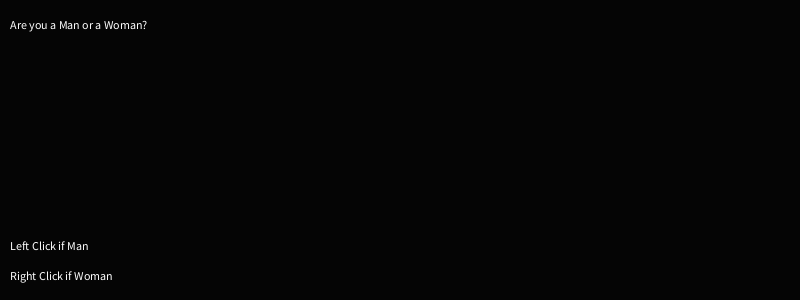
Frame 1 (no input)
Frame 60 (the mouse pressed at the canvas centre just before this capture): identical to frame 1, image omitted
Frame 120 (the mouse held since frame 60 and released just before this capture): identical to frame 1, image omitted

The Processing sketch that drew this single still picture (run headless with seeded random() and noise(); from frame 60 on, the mouse is pressed at the canvas centre):

// Processing sketch: processing_93814
// ── processing_93814.pde

int page = 1;
 
 
///////////////////////////SETUP
void setup()
{
  ///////////////////////Window
  size(800,300);
   
}
 
///////////////////////////DRAW
void draw()
{
   
  if (page == 1)
  {pageOne();}
  else if (page == 2)
  {pageTwo();}
  else if (page == 3)
  {pageThree();}
  else if (page == 4)
  {pageFour();}
  else if (page == 5)
  {pageFive();}
  else if (page == 6)
  {pageSix();}
  else if (page == 7)
  {pageSeven();}
  else if (page == 8)
  {pageEight();}
  else if (page == 9)
  {pageNine();}
  else if (page == 10)
  {pageTen();}
  else if (page == 11)
  {pageEleven();}
  else if (page == 12)
  {pageTwelve();}
  else if (page == 13)
  {pageThirteen();}
  else if (page == 14)
  {pageFourteen();}
  else if (page == 15)
  {pageFifteen();}
  else if (page == 16)
  {pageSixteen();}
  else if (page == 17)
  {pageSeventeen();}
  else if (page == 18)
  {pageEightteen();}
  else if (page == 19)
  {pageNineteen();}
  else if (page == 20)
  {pageTwenty();}
  else if (page == 21)
  {pageTwentyOne();}
  else if (page == 22)
  {pageTwentyTwo();}
  else if (page == 23)
  {pageTwentyThree();}
  else if (page == 24)
  {pageTwentyFour();}
  else if (page == 25)
  {pageTwentyFive();}
  else if (page == 26)
  {pageTwentySix();}
  else if (page == 27)
  {pageTwentySeven();}
  else if (page == 28)
  {pageTwentyEight();}
  else if (page == 29)
  {pageTwentyNine();}
  else if (page == 30)
  {pageThirty();}
  else if (page == 31)
  {pageThirtyOne();}
  else if (page == 32)
  {pageThirtyTwo();}
  else if (page == 33)
  {pageThirtyThree();}
  else if (page == 34)
  {pageThirtyFour();}
  else if (page == 35)
  {pageThirtyFive();}
  else if (page == 36)
  {pageThirtySix();}
  else if (page == 37)
  {pageThirtySeven();}
  else if (page == 38)
  {pageThirtyEight();}
  else if (page == 39)
  {pageThirtyNine();}
  else if (page == 40)
  {pageFourty();}
  else if (page == 41)
  {pageFourtyOne();}
  else if (page == 42)
  {pageFourtyTwo();}
  else if (page == 43)
  {pageFourtyThree();}
  else if (page == 44)
  {pageFourtyFour();}
  else if (page == 45)
  {pageFourtyFive();}
  else if (page == 46)
  {pageFourtySix();}
  else if (page == 47)
  {pageFourtySeven();}
  else if (page == 48)
  {pageFourtyEight();}
  else if (page == 49)
  {pageFourtyNine();}
  else if (page == 50)
  {pageFifty();}
  else if (page == 51)
  {pageFiftyOne();}
  else if (page == 52)
  {pageFiftyTwo();}
  else if (page == 53)
  {pageFiftyThree();}
  else if (page == 54)
  {pageFiftyFour();}
  else if (page == 55)
  {pageFiftyFive();}
  else if (page == 56)
  {pageFiftySix();}
  else if (page == 57)
  {pageFiftySeven();}
  else if (page == 58)
  {pageFiftyEight();}
  else if (page == 59)
  {pageFiftyNine();}
  else if (page == 60)
  {pageSixty();}
  else if (page == 61)
  {pageSixtyOne();}
  else if (page == 62)
  {pageSixtyTwo();}
}
 
 
///////////////////////////LEFT AND RIGHT MOUSE CLICK
void mouseClicked()
{
  ////////////////////////////////////////////1 - Man Or Woman///////////////////////////////////////////////////////
  if (page == 1)
  {
    if((mouseButton == LEFT)== true)
    {
      page = 2;//Man
    }
    else if((mouseButton == RIGHT) == true)
    {
      page = 2; //Woman
    }
  }
  ///////////////////////////////////////////////////////////////////////////////////////////////////////
   
   
  //////////////////////////////////////////////2 - You are shaking///////////////////////////////////////////////////
  else if (page == 2)
  {
    if((mouseButton == LEFT)== true)
    {
      page = 3;//Go to Pool
    }
    else if((mouseButton == RIGHT) == true)
    {
      page = 4;//Go to Doorway
    }
  }
  ///////////////////////////////////////////////////////////////////////////////////////////////////////
   
   
  //////////////////////////////////////////////3 - Go to Pool///////////////////////////////////////////////////
  else if (page == 3)
  {
    if((mouseButton == LEFT)== true)
    {
      page = 5;//Pull Flashlight out
    }
    else if((mouseButton == RIGHT) == true)
    {
      page = 4;//Go to Doorway
    }
  }
 ///////////////////////////////////////////////////////////////////////////////////////////////////////
   
   
  //////////////////////////////////////////////4 - Go to Doorway ///////////////////////////////////////////////////
  else if (page == 4)
  {
    if((mouseButton == LEFT)== true)
    {
      page = 26;//Non-Lit Doorway
    }
    else if((mouseButton == RIGHT) == true)
    {
      page = 40;//Lit Doorway
    }
  }
 ///////////////////////////////////////////////////////////////////////////////////////////////////////
   
   
  //////////////////////////////////////////////5 - Pull Flashlight Out ///////////////////////////////////////////////////
  else if (page == 5)
  {
    if((mouseButton == LEFT)== true)
    {
      page = 6;//Go In Water
    }
    else if((mouseButton == RIGHT) == true)
    {
      page = 4;//Lit Doorway
    }
  }
  ///////////////////////////////////////////////////////////////////////////////////////////////////////
   
   
  //////////////////////////////////////////////6 - In Water ///////////////////////////////////////////////////
  else if (page == 6)
  {
    if((mouseButton == LEFT)== true)
    {
      page = 7;//Pull Body Out
    }
    else if((mouseButton == RIGHT) == true)
    {
      page = 4;//Go back to Doorway
    }
  }
  ///////////////////////////////////////////////////////////////////////////////////////////////////////
   
   
  //////////////////////////////////////////////7 - Its Clark ///////////////////////////////////////////////////
  else if (page == 7)
  {
    if((mouseButton == LEFT)== true)
    {
      page = 8;//Search Body
    }
    else if((mouseButton == RIGHT) == true)
    {
      page = 4;//Go back to Doorway
    }
  }
  ///////////////////////////////////////////////////////////////////////////////////////////////////////
   
   
  //////////////////////////////////////////////8 - Searched Clark ///////////////////////////////////////////////////
  else if (page == 8)
  {
    if((mouseButton == LEFT)== true)
    {
      page = 9;//Go Back in Water
    }
    else if((mouseButton == RIGHT) == true)
    {
      page = 4;//Go back to Doorway
    }
  }
  ///////////////////////////////////////////////////////////////////////////////////////////////////////
   
   
  //////////////////////////////////////////////9 - In Water Again ///////////////////////////////////////////////////
  else if (page == 9)
  {
    if((mouseButton == LEFT)== true)
    {
      page = 11;//Left To Turn on Flashlight in Water
    }
    else if((mouseButton == RIGHT) == true)
    {
      page = 10;//Keep Swimming Blindly
    }
  }
  ///////////////////////////////////////////////////////////////////////////////////////////////////////
   
   
  //////////////////////////////////////////////10 - Swim Blindly ///////////////////////////////////////////////////
  //////////////////////////////////////////////YOU ARE DEAD GAME OVER ///////////////////////////////////////////////////
  else if (page == 10)
  {
    if((mouseButton == LEFT)== true)
    {
      page = 1;//RESTART ANY BUTTON
    }
    else if((mouseButton == RIGHT) == true)
    {
      page = 1;//RESTART ANY BUTTON
    }
  }
  ///////////////////////////////////////////////////////////////////////////////////////////////////////
   
   
  //////////////////////////////////////////////11 - Flash Light On ///////////////////////////////////////////////////
  else if (page == 11)
  {
    if((mouseButton == LEFT)== true)
    {
      page = 12;//GO DOWN SUN HALLWAY
    }
    else if((mouseButton == RIGHT) == true)
    {
      page = 13;//GO DOWN FISH HALLWAY
    }
  }
  ///////////////////////////////////////////////////////////////////////////////////////////////////////
   
   
  //////////////////////////////////////////////12 - SUN HALL 1 ///////////////////////////////////////////////////
  else if (page == 12)
  {
    if((mouseButton == LEFT)== true)
    {
      page = 14;//Swim Towards
    }
    else if((mouseButton == RIGHT) == true)
    {
      page = 13;//GO DOWN FISH HALLWAY
    }
  }
  ///////////////////////////////////////////////////////////////////////////////////////////////////////
   
   
  //////////////////////////////////////////////13 - GO BACK TO FISH HALL ///////////////////////////////////////////////////
  //////////////////////////////////////////////YOU ARE DEAD GAME OVER ///////////////////////////////////////////////////
  else if (page == 13)
  {
    if((mouseButton == LEFT)== true)
    {
      page = 61;//RESTART
    }
    else if((mouseButton == RIGHT) == true)
    {
      page = 62;//RESTART
    }
  }
  //////////////////////////////////////////////14 - SUN HALL 2 ///////////////////////////////////////////////////
  
  else if (page == 14)
  {
    if((mouseButton == LEFT)== true)
    {
      page = 15;//STAIRS
    }
    else if((mouseButton == RIGHT) == true)
    {
      page = 13;//FISH HALLWAY
    }
  }
  //////////////////////////////////////////////15 - STAIRS ///////////////////////////////////////////////////
  
  else if (page == 15)
  {
    if((mouseButton == LEFT)== true)
    {
      page = 16;//BREACH SURFACE
    }
    else if((mouseButton == RIGHT) == true)
    {
      page = 13;//FISH HALLWAY
    }
  }
  //////////////////////////////////////////////16 - BREACH SURFACE///////////////////////////////////////////////////
  
  else if (page == 16)
  {
    if((mouseButton == LEFT)== true)
    {
      page = 17;//Doorway
    }
    else if((mouseButton == RIGHT) == true)
    {
      page = 18;//Window
    }
  }
  //////////////////////////////////////////////17 - DOORWAY///////////////////////////////////////////////////
  
  else if (page == 17)
  {
    if((mouseButton == LEFT)== true)
    {
      page = 19;//Stay Still
    }
    else if((mouseButton == RIGHT) == true)
    {
      page = 18;//Window
    }
  }

  //////////////////////////////////////////////19 - Stay Still///////////////////////////////////////////////////
  
  else if (page == 19)
  {
    if((mouseButton == LEFT)== true)
    {
      page = 20;//Familiar Voice
    }
    else if((mouseButton == RIGHT) == true)
    {
      page = 18;//Window
    }
  }
  //////////////////////////////////////////////20 - Familiar Voice///////////////////////////////////////////////////
  //////////////////////////////////////////////YOU ARE DEAD GAME OVER ///////////////////////////////////////////////////
  else if (page == 20)
  {
    if((mouseButton == LEFT)== true)
    {
      page = 1;//RESTART
    }
    else if((mouseButton == RIGHT) == true)
    {
      page = 1;//RESTART
    }
  }
  //////////////////////////////////////////////18 - WINDOW///////////////////////////////////////////////////
  
  else if (page == 18)
  {
    if((mouseButton == LEFT)== true)
    {
      page = 21;//Listen
    }
    else if((mouseButton == RIGHT) == true)
    {
      page = 24;//Peer Over
    }
  }
  //////////////////////////////////////////////21 - Listen///////////////////////////////////////////////////
  
  else if (page == 21)
  {
    if((mouseButton == LEFT)== true)
    {
      page = 22;//Sneak Away
    }
    else if((mouseButton == RIGHT) == true)
    {
      page = 23;//Take Gun
    }
  }
  //////////////////////////////////////////////22 - Sneak Away///////////////////////////////////////////////////
  //////////////////////////////////////////////YOU ARE DEAD GAME OVER ///////////////////////////////////////////////////
  else if (page == 22)
  {
    if((mouseButton == LEFT)== true)
    {
      page = 1;//RESTART
    }
    else if((mouseButton == RIGHT) == true)
    {
      page = 1;//RESTART
    }
  }
  //////////////////////////////////////////////23 - TAKE GUN///////////////////////////////////////////////////
  //////////////////////////////////////////////YOU WIN THE GAME///////////////////////////////////////////////////
  else if (page == 23)
  {
    if((mouseButton == LEFT)== true)
    {
      page = 1;//RESTART
    }
    else if((mouseButton == RIGHT) == true)
    {
      page = 1;//RESTART
    }
  }
  //////////////////////////////////////////////24 - Peer Over///////////////////////////////////////////////////
  
  else if (page == 24)
  {
    if((mouseButton == LEFT)== true)
    {
      page = 25;//KILL WOMAN
    }
    else if((mouseButton == RIGHT) == true)
    {
      page = 22;//SNEAK AWAY
    }
  }
  //////////////////////////////////////////////25 - KILL WOMAN///////////////////////////////////////////////////
  //////////////////////////////////////////////YOU WIN THE GAME///////////////////////////////////////////////////
  else if (page == 25)
  {
    if((mouseButton == LEFT)== true)
    {
      page = 1;//RESTART
    }
    else if((mouseButton == RIGHT) == true)
    {
      page = 1;//RESTART
    }
  }


//////////////////////////////////////////////26 - Non-Lit Door///////////////////////////////////////////////////
  
  else if (page == 26)
  {
    if((mouseButton == LEFT)== true)
    {
      page = 27;//Keep Going Down Bird Symbol
    }
    else if((mouseButton == RIGHT) == true)
    {
      page = 40;//Lit Door
    }
  }  
  
 //////////////////////////////////////////////27 - Pedastul w/Carcuss ///////////////////////////////////////////////////
  
  else if (page == 27)
  {
    if((mouseButton == LEFT)== true)
    {
      page = 28;//Lef Hallway
    }
    else if((mouseButton == RIGHT) == true)
    {
      page = 40;//Lit Door
    }
  }   
  //////////////////////////////////////////////28 - Hallway of Bones ///////////////////////////////////////////////////
  
  else if (page == 28)
  {
    if((mouseButton == LEFT)== true)
    {
      page = 29;//Lights Ahead
    }
    else if((mouseButton == RIGHT) == true)
    {
      page = 40;//Lit Door
    }
  }  
  //////////////////////////////////////////////29 - Lights Ahead ///////////////////////////////////////////////////
  
  else if (page == 29)
  {
    if((mouseButton == LEFT)== true)
    {
      page = 30;//Grab Pockets
    }
    else if((mouseButton == RIGHT) == true)
    {
      page = 31;//Slide Down
    }
  } 
   //////////////////////////////////////////////31 - DEAD ///////////////////////////////////////////////////
  //////////////////////////////////////////////YOU ARE DEAD GAME OVER ///////////////////////////////////////////////////
  else if (page == 31)
  {
    if((mouseButton == LEFT)== true)
    {
      page = 1;//RESTART
    }
    else if((mouseButton == RIGHT) == true)
    {
      page = 1;//RESTART
    }
  }
  //////////////////////////////////////////////30 - Grab Pockets ///////////////////////////////////////////////////
  
  else if (page == 30)
  {
    if((mouseButton == LEFT)== true)
    {
      page = 32;//Jump From Current Pocket
    }
    else if((mouseButton == RIGHT) == true)
    {
      page = 33;//Climb Up and try other pocket
    }
  } 
  //////////////////////////////////////////////32 - Try and Pull Self Up ///////////////////////////////////////////////////
  
  else if (page == 32)
  {
    if((mouseButton == LEFT)== true)
    {
      page = 34;//try and pull yourself up
    }
    else if((mouseButton == RIGHT) == true)
    {
      page = 35;//Scream
    }
  } 
   //////////////////////////////////////////////34 - Try and Pull Self Up Again ///////////////////////////////////////////////////
   //////////////////////////////////////////////YOU ARE DEAD GAME OVER ///////////////////////////////////////////////////
  else if (page == 34)
  {
    if((mouseButton == LEFT)== true)
    {
      page = 1;//RESTART
    }
    else if((mouseButton == RIGHT) == true)
    {
      page = 1;//RESTART
    }
  } 
  //////////////////////////////////////////////35 - SCREAM ///////////////////////////////////////////////////
  //////////////////////////////////////////////YOU ARE DEAD GAME OVER ///////////////////////////////////////////////////
  else if (page == 35)
  {
    if((mouseButton == LEFT)== true)
    {
      page = 1;//RESTART
    }
    else if((mouseButton == RIGHT) == true)
    {
      page = 1;//RESTART
    }
  } 
  //////////////////////////////////////////////33 - Climbed to the Pocket Above You ///////////////////////////////////////////////////
  
  else if (page == 33)
  {
    if((mouseButton == LEFT)== true)
    {
      page = 37;//Attempt another Climb
    }
    else if((mouseButton == RIGHT) == true)
    {
      page = 36;//Jump from This Pocket
    }
  } 
 //////////////////////////////////////////////36 - Attempt another Climb ///////////////////////////////////////////////////
 //////////////////////////////////////////////YOU ARE DEAD GAME OVER ///////////////////////////////////////////////////
  else if (page == 36)
  {
    if((mouseButton == LEFT)== true)
    {
      page = 1;//RESTART
    }
    else if((mouseButton == RIGHT) == true)
    {
      page = 1;//RESTART
    }
  } 
  //////////////////////////////////////////////37 - JUMP from Second Pocket ///////////////////////////////////////////////////
  
  else if (page == 37)
  {
    if((mouseButton == LEFT)== true)
    {
      page = 38;//Boat Now
    }
    else if((mouseButton == RIGHT) == true)
    {
      page = 39;//Morning
    }
  }
  //////////////////////////////////////////////38 - Boat Now ///////////////////////////////////////////////////
  //////////////////////////////////////////////YOU WIN THE GAME///////////////////////////////////////////////////
  else if (page == 38)
  {
    if((mouseButton == LEFT)== true)
    {
      page = 1;//RESTART
    }
    else if((mouseButton == RIGHT) == true)
    {
      page = 39;//RESTART
    }
  }
  //////////////////////////////////////////////39 - MORNING ///////////////////////////////////////////////////
  //////////////////////////////////////////////YOU ARE DEAD GAME OVER///////////////////////////////////////////////////
  else if (page == 39)
  {
    if((mouseButton == LEFT)== true)
    {
      page = 1;//RESTART
    }
    else if((mouseButton == RIGHT) == true)
    {
      page = 1;//RESTART
    }
  }

  //////////////////////////////////////////////40 - LIT DOOR ///////////////////////////////////////////////////
  
  else if (page == 40)
  {
    if((mouseButton == LEFT)== true)
    {
      page = 41;//Forward
    }
    else if((mouseButton == RIGHT) == true)
    {
      page = 26;//Non Lit Door
    }
  }
  //////////////////////////////////////////////41 - Forward ///////////////////////////////////////////////////
  
  else if (page == 41)
  {
    if((mouseButton == LEFT)== true)
    {
      page = 42;//Leap Gap
    }
    else if((mouseButton == RIGHT) == true)
    {
      page = 26;//Non Lit Door
    }
  }
  //////////////////////////////////////////////42 - Gap Leaped ///////////////////////////////////////////////////
  
  else if (page == 42)
  {
    if((mouseButton == LEFT)== true)
    {
      page = 43;//Hallway
    }
    else if((mouseButton == RIGHT) == true)
    {
      page = 46;//Look Over With Flashlight
    }
  }
  //////////////////////////////////////////////43 - Hallway ///////////////////////////////////////////////////
  
  else if (page == 43)
  {
    if((mouseButton == LEFT)== true)
    {
      page = 44;//Night
    }
    else if((mouseButton == RIGHT) == true)
    {
      page = 45;//Morning
    }
  }
  //////////////////////////////////////////////44 - NIGHT ///////////////////////////////////////////////////
  //////////////////////////////////////////////YOU WIN THE GAME///////////////////////////////////////////////////
  else if (page == 44)
  {
    if((mouseButton == LEFT)== true)
    {
      page = 1;//WIN
    }
    else if((mouseButton == RIGHT) == true)
    {
      page = 1;//WIN
    }
  }
  //////////////////////////////////////////////45 - Morning ///////////////////////////////////////////////////
   //////////////////////////////////////////////YOU ARE DEAD GAME OVER///////////////////////////////////////////////////
  else if (page == 45)
  {
    if((mouseButton == LEFT)== true)
    {
      page = 1;//RESTART
    }
    else if((mouseButton == RIGHT) == true)
    {
      page = 1;//RESTART
    }
  }
 //////////////////////////////////////////////46 - Look Over With Flashlight ///////////////////////////////////////////////////
  
  else if (page == 46)
  {
    if((mouseButton == LEFT)== true)
    {
      page = 48;//Proceed Down Hall
    }
    else if((mouseButton == RIGHT) == true)
    {
      page = 47;//Stop Moving
    }
  }
  //////////////////////////////////////////////48 - PROCEED DOWN HALL ///////////////////////////////////////////////////
  
  else if (page == 48)
  {
    if((mouseButton == LEFT)== true)
    {
      page = 49;//FLASH KNIFE
    }
    else if((mouseButton == RIGHT) == true)
    {
      page = 50;//GRAB ON
    }
  }
   //////////////////////////////////////////////49 - FLASH KNIFE ///////////////////////////////////////////////////
   //////////////////////////////////////////////YOU ARE DEAD GAME OVER///////////////////////////////////////////////////
  else if (page == 49)
  {
    if((mouseButton == LEFT)== true)
    {
      page = 1;//RESTART
    }
    else if((mouseButton == RIGHT) == true)
    {
      page = 1;//RESTART
    }
  }
   //////////////////////////////////////////////50 - GRAB ON TO WALL ///////////////////////////////////////////////////
  
  else if (page == 50)
  {
    if((mouseButton == LEFT)== true)
    {
      page = 51;//KNIFE THROW
    }
    else if((mouseButton == RIGHT) == true)
    {
      page = 52;//FLASHLIGHT BLIND
    }
  }
   //////////////////////////////////////////////51 - KNIFE THROW ///////////////////////////////////////////////////
  //////////////////////////////////////////////YOU ARE DEAD GAME OVER///////////////////////////////////////////////////
  else if (page == 51)
  {
    if((mouseButton == LEFT)== true)
    {
      page = 1;//RESTART
    }
    else if((mouseButton == RIGHT) == true)
    {
      page = 1;//RESTART
    }
  }
    //////////////////////////////////////////////52 - FLASHLIGHT BLIND ///////////////////////////////////////////////////
  
  else if (page == 52)
  {
    if((mouseButton == LEFT)== true)
    {
      page = 53;//KNIFE THROW
    }
    else if((mouseButton == RIGHT) == true)
    {
      page = 54;//RUN
    }
  }
  //////////////////////////////////////////////53 - THROW KNIFE KEEP STABBING ///////////////////////////////////////////////////
  //////////////////////////////////////////////YOU WIN THE GAME///////////////////////////////////////////////////
  else if (page == 53)
  {
    if((mouseButton == LEFT)== true)
    {
      page = 1;//RESTART
    }
    else if((mouseButton == RIGHT) == true)
    {
      page = 1;//RESTART
    }
  }
  //////////////////////////////////////////////54 - RUN - MONSTER RUNS LOOSE AND YOU LOSE A LEG///////////////////////////////////////////////////
   //////////////////////////////////////////////YOU WIN THE GAME///////////////////////////////////////////////////
  else if (page == 54)
  {
    if((mouseButton == LEFT)== true)
    {
      page = 1;//RESTART
    }
    else if((mouseButton == RIGHT) == true)
    {
      page = 1;//RESTART
    }
  }
  //////////////////////////////////////////////47 - STOP MOVING ///////////////////////////////////////////////////
  
  else if (page == 47)
  {
    if((mouseButton == LEFT)== true)
    {
      page = 55;//RUN and DIE
    }
    else if((mouseButton == RIGHT) == true)
    {
      page = 56;//STOP MOVING 2
    }
  }
   //////////////////////////////////////////////56 - RUN AND DIE ///////////////////////////////////////////////////
  //////////////////////////////////////////////YOU ARE DEAD GAME OVER///////////////////////////////////////////////////
  else if (page == 56)
  {
    if((mouseButton == LEFT)== true)
    {
      page = 1;//RESTART
    }
    else if((mouseButton == RIGHT) == true)
    {
      page = 1;//RESTART
    }
  }
  //////////////////////////////////////////////55 - STOP MOVING 2 ///////////////////////////////////////////////////
  
  else if (page == 55)
  {
    if((mouseButton == LEFT)== true)
    {
      page = 57;//STOP MOVING GOES TO KILL ENEMIES ON ISLAND CAUSE IT HEARS GUN FIRE
    }
    else if((mouseButton == RIGHT) == true)
    {
      page = 58;//LUNGE AT CREATURE AND DIE
    }
  }
  //////////////////////////////////////////////58 - LUNGE AND DIE ///////////////////////////////////////////////////
  //////////////////////////////////////////////YOU ARE DEAD GAME OVER///////////////////////////////////////////////////
  else if (page == 58)
  {
    if((mouseButton == LEFT)== true)
    {
      page = 1;//RESTART
    }
    else if((mouseButton == RIGHT) == true)
    {
      page = 1;//RESTART
    }
  }
  //////////////////////////////////////////////57 - STOP MOVING 3 LITTLE CREATURES///////////////////////////////////////////////////
  //////////////////////////////////////////////YOU ARE DEAD GAME OVER///////////////////////////////////////////////////
  else if (page == 57)
  {
    if((mouseButton == LEFT)== true)
    {
      page = 1;//RESTART
    }
    else if((mouseButton == RIGHT) == true)
    {
      page = 1;//RESTART
    }
  }
   //////////////////////////////////////////////58 - Lunge and Kill the Monster ///////////////////////////////////////////////////
  
  else if (page == 58)
  {
    if((mouseButton == LEFT)== true)
    {
      page = 59;//TRAVERSE JUNGLE AT NIGHT
    }
    else if((mouseButton == RIGHT) == true)
    {
      page = 60;//TRAVERSE JUNGLE IN MORNING
    }
  }
    //////////////////////////////////////////////59 - NIGHT ///////////////////////////////////////////////////
  //////////////////////////////////////////////YOU WIN THE GAME///////////////////////////////////////////////////
  else if (page == 59)
  {
    if((mouseButton == LEFT)== true)
    {
      page = 1;//WIN
    }
    else if((mouseButton == RIGHT) == true)
    {
      page = 1;//WIN
    }
  }
    //////////////////////////////////////////////60 - MORNING ///////////////////////////////////////////////////
  //////////////////////////////////////////////YOU ARE DEAD GAME OVER///////////////////////////////////////////////////
  else if (page == 60)
  {
    if((mouseButton == LEFT)== true)
    {
      page = 59;//LOSE
    }
    else if((mouseButton == RIGHT) == true)
    {
      page = 60;//LOSE
    }
  }
  //////////////////////////////////////////////61 - Kill Shark ///////////////////////////////////////////////////
  //////////////////////////////////////////////YOU ARE DEAD GAME OVER///////////////////////////////////////////////////
  else if (page == 61)
  {
    if((mouseButton == LEFT)== true)
    {
      page = 1;//GAME OVER
    }
    else if((mouseButton == RIGHT) == true)
    {
      page = 1;//GAME OVER
    }
  }
  
  
  
  
  
  
}






///////////////////////////DEBUG
void debug()
{
}
 
 
 
//////////////////////////////////////PAGE VOIDS START HERE///////////////////////////////////////////////////////////////
 
///////////////////////////PAGE 1//////////////////
void pageOne()
{
  //Background
  background(5);
  String s = "Are you a Man or a Woman?";
  text(s, 10, 20, 700, 280);
  
  text("Left Click if Man", 10, 250);
  text("Right Click if Woman", 10, 280);
}
 
///////////////////////////PAGE 2//////////////////
void pageTwo()
{
  //Background
  background(5);
  String s = "You are shaking. You awake from unconsciousness and topple over onto your hands and knees. You throw up water: A lot of water. You are soaking wet and the scuba suit you are wearing is torn around your torso. Just a little scratched, probably from some coral. You catch as much breath as you can and proceed to look around. The room you are in, is dimly lit by the natural light peeking in from a hole in the roof. You search your person and find nothing but a knife and flashlight both strapped to your thigh. (Both are secured by a scuba suit holster.) From what you can tell, your breathing apparatus has been torn off of your scuba gear. No trace of its whereabouts in sight. You do notice a pool of water in the corner of the room to your right and a doorway to your left.  ";
  text(s, 10, 20, 700, 300);
  
  text("Left Click to Go to Pool of Water ", 10, 250);
  text("Right Click to Go to Doorway ", 10, 280);
}
 
///////////////////////////PAGE 3//////////////////
void pageThree()
{
  //Background
  background(5);
  String s = "You approach the pool of water. The water is murky, and with the lack of light in the cave, its near impossible to tell what lies within it. You squint your eyes, attempting to get a better idea of what lies in the pool, and see something shimmering in the water. You could almost swear it moved, but it could just be a trick of the light. Whatever it is, it could be helpful.";
  text(s, 10, 20, 700, 300);
  
  text("Left Click to use Flashlight", 10, 250);
  text("Right Click to Go to Doorway", 10, 280);
}
///////////////////////////PAGE 4//////////////////
void pageFour()
{
  //Background
  background(5);
  String s = "You proceed to the doorway. Just as you are in front of the door, a tile below your feet descends into the ground. The wall to your right starts to shake and move. Another Doorway appears. This one is brighter than the other. But while this happens, the ceiling collapses over the pool of water and covers it up. The way you came in is no longer an option. You take out your Knife and Flashlight.";
  text(s, 10, 20, 700, 300);
  
  text("Left Click to Go through NON LIT Doorway", 10, 250);
  text("Right Click to Go through LIT Doorway", 10, 280);
}
///////////////////////////PAGE 5//////////////////
void pageFive()
{
  //Background
  background(5);
  String s = "You pull your flashlight out of its holster, turn it on with a flick of the switch, and aim it into the pool. What you see next startles you: a dead scuba diver. You can’t tell who it is exactly, its face is covered by a diving mask, but judging by the gear it’s another diver from your expedition. You can also now see that the murkiness of the water is from the blood of scuba diver that now pollutes it. ";
  text(s, 10, 20, 700, 300);
  
  
  
  text("Left Click to Go into the Pool and Pull Body out of the Water", 10, 250);
  text("Right Click to Go to Doorway", 10, 280);
}
///////////////////////////PAGE 6//////////////////
void pageSix()
{
  //Background
  background(5);
  String s = "You jump into the dark water, and diving down a couple feet, you grab the body and drag it back up onto the floor.";
  text(s, 10, 20, 700, 300);
  
  text("Left Click to Take off Mask", 10, 250);
  text("Right Click to Go to Doorway", 10, 280);
}
///////////////////////////PAGE 7//////////////////
void pageSeven()
{
  //Background
  background(5);
  String s = "You remove the scuba mask. It's Clark; your brother. You see a long spear poking out from his chest, but you don’t remember having any spear guns on the expedition. Someone must have done this. A chill goes down your spine. You aren’t alone.";
  text(s, 10, 20, 700, 300);
  
  text("Left Click to Search Clark's Body", 10, 250);
  text("Right Click to Go to Doorway", 10, 280);
}
///////////////////////////PAGE 8//////////////////
void pageEight()
{
  //Background
  background(5);
  String s = "You slowly search Clark’s body, your fingers trembling as you do. His mask is still intact, his breathing apparatus and air tank are intact as well. His knife is gone and so is his flashlight. You begin to contemplate your next step. ";
  text(s, 10, 20, 700, 300);
  
  text("Left Click to Go back into the Water", 10, 250);
  text("Right Click to Go to Doorway", 10, 280);
}
///////////////////////////PAGE 9//////////////////
void pageNine()
{
  //Background
  background(5);
  String s = "You put on Clark’s scuba gear, and take one last look at him. This might be the last time you see him. Then, with a sigh of trepidation, you dive into the bloody water. As a precaution you take out your flashlight and knife. You can’t see much. In the water and the only light you have is from the dim lit cave above the surface, which isn’t much. You remember someone killed Clark and that there is blood in the water";
  text(s, 10, 20, 700, 300);
  
  text("Left Click to Turn on Flashlight", 10, 250);
  text("Right Click to Keep Swimming without it in case whoever speared your brother might be down here", 10, 280);
}
///////////////////////////PAGE 10//////////////////
void pageTen()
{
  //Background
  background(5);
  String s = "You Start to swim blindly. The area around you gets murky as you swim forward. You feel a rush of unnatural water movement behind you. You frantically turn towards it and turn on your flash light. But its tool late. A shark as wide as the staircase walls viciously attacks you and rips you to shredds.";
  text(s, 10, 20, 700, 300);
  
  text("YOU ARE DEAD - GAME OVER", 10, 230);
  text("Left Click to Restart", 10, 250);
  text("Right Click to Restart", 10, 280);
}
///////////////////////////PAGE 11//////////////////
void pageEleven()
{
  //Background
  background(5);
  String s = "You Click on the Flash Light. Visibility is getting better as you swim forward. The pool is now deeper than previously thought and ancient ruins dip down further. This is a staircase. The blood dissipates behind you as you proceed down the ruin staircase. As you go down the staircase your flipper catches a string and triggers a collapse behind you. You cannot go back. You swim on to the end of the staircase and come to a split. Two hallways: To your Left, the hallway has light at the end of it. Your flashlight reveals A Sun Symbol on its walls. To your right, it is completely dark but your flashlight reveals Fish Symbols on its walls. You grip your flashlight and knife tightly. ";
  text(s, 10, 20, 700, 300);
  
  text("Left Click to go down Sun Hall", 10, 250);
  text("Right Click to go down Fish Hall", 10, 280);
}
///////////////////////////PAGE 12//////////////////
void pageTwelve()
{
  //Background
  background(5);
  String s = "You go left. Sun symbol must mean something. Maybe a way to the surface? As you swim further and further down the hall. The light now seems to be moving slowly and unnaturally. You instinctively turn off your flashlight. You are scared and the only light is coming from the end of the Sun hallway. ";
  text(s, 10, 20, 700, 300);
  
  text("Left Click to swim towards light", 10, 250);
  text("Right Click to go down Fish Hall", 10, 280);
}
///////////////////////////PAGE 13//////////////////
void pageThirteen()
{
  //Background
  background(5);
  String s = "The Fish hallway is darker than you expected. As you go further down your flash light starts to flicker. It turns off for a couple seconds. Then on again. A shark is directly in front of you.";
  text(s, 10, 20, 700, 300);
  
  //text("YOU ARE DEAD - GAME OVER", 10, 230);
  text("Left Click to Restart", 10, 250);
  text("Right Click to Restart", 10, 280);
}
///////////////////////////PAGE 14//////////////////
void pageFourteen()
{
  //Background
  background(5);
  String s = "You swim towards the light. Slowly but surely, the hallway becomes visible. Another Sun symbol appears, this time with a mirror that is reflecting the Sun’s rays. In front of you is a staircase that seems to be the source of the light.";
  text(s, 10, 20, 700, 300);
  
  text("Left Click to go to Stairs", 10, 250);
  text("Right Click to go down Fish Hall", 10, 280);
}
///////////////////////////PAGE 15//////////////////
void pageFifteen()
{
  //Background
  background(5);
  String s = "You swim up the stairs. These stairs are taller than you expected; much taller. You keep swimming. The light protrudes brighter than before and the surface is a mere couple of feet away. The unnatural light moves again towards you as you swim upwards. ";
  text(s, 10, 20, 700, 300);
  
  text("Left Click to Breach Surface", 10, 250);
  text("Right Click to go down Fish Hall", 10, 280);
}
///////////////////////////PAGE 16//////////////////
void pageSixteen()
{
  //Background
  background(5);
  String s = "You Breach the Surface of the Water. Cautiously, you take off your mask. You smell fresh air. You peer around the Room, knife and flashlight still in hand. The Unnatural light actually is from the night sky protruding through the opening in ceiling bouncing off a mirror into the hallway. The unnatural flicker was from the clouds passing over. You breathe deeply and settle some nerves and remove your flippers, breathing apparatus, and air tank. In the room there is a Doorway and a window.";
  text(s, 10, 20, 700, 300);
  
  text("Left Click to go to Doorway", 10, 250);
  text("Right Click to go to Window", 10, 280);
}
///////////////////////////PAGE 17//////////////////
void pageSeventeen()
{
  //Background
  background(5);
  String s = "You approach the doorway. As you approach the doorway a flash of manmade engineered light stops you from exiting the through the doorway and you back up with caution. As you step back behind the wall that connects to the doorway, a tile below you descends and the entrance to the Sun Symbol Hallway suddenly disappears. You start to contemplate every move you make from here.";
  text(s, 10, 20, 700, 300);
  
  text("Left Click to Stay Still", 10, 250);
  text("Right Click to go to Window", 10, 280);
}
///////////////////////////PAGE 18//////////////////
void pageEightteen()
{
  //Background
  background(5);
  String s = "You go to the window. You start to hear chatter. Small bits of dialogue become clearer. You hear a woman say GET A GROOVE ON, LOUDER or something like that. If you peer over you could hear better and possibly see who the speaker is. You remember that you aren’t alone.";
  text(s, 10, 20, 700, 300);
  
  text("Left Click to Listen", 10, 250);
  text("Right Click to Peer over", 10, 280);
}
///////////////////////////PAGE 19//////////////////
void pageNineteen()
{
  //Background
  background(5);
  String s = "You stay still; Ready for someone to come around the corner. A murmur is heard. Louder and louder the murmur becomes. Closer, the murmur begins to turn into a voice; A familiar voice. The flashlight is almost to the entrance of the Room.";
  text(s, 10, 20, 700, 300);
  
  text("Left Click to go to Familiar Voice", 10, 250);
  text("Right Click to go to Window", 10, 280);
}
///////////////////////////PAGE 20//////////////////
void pageTwenty()
{
  //Background
  background(5);
  String s = "You go through the door with the familiar voice, knife ready to stab just in case. Flabbergasted and about ready to kill, you see that it is your friend Jess another person that was also on the expedition. She screams. You pause just as the blade is coming down upon her nose. You are so relieved it is Jess; you put your knife back in the holster, close your eyes, and hug her. She hugs back. She’s holding on so tight to you. You hear a rustle in front of you and you open your eyes. Three woman (that look like they have been in battle for five years) with guns surround you and Jess.  Jess whispers to you.  “I’m so sorry.” One of the Woman approach you and whisper into your ear how fun it will be to watch you squirm as they cook you. ";
  text(s, 10, 20, 700, 300);
  
  text("YOU ARE DEAD - GAME OVER", 10, 230);
  text("Left Click to Restart", 10, 250);
  text("Right Click to Restart", 10, 280);
}
///////////////////////////PAGE 21//////////////////
void pageTwentyOne()
{
  //Background
  background(5);
  String s = "You Listen more. Still Muffled. But you realize this woman you heard is someone you have never heard before. You hear someone complain as they are hit with something. You hear another voice all of a sudden. It’s a familiar voice. Jess. A friend and other expedition member. She’s calling to you. You say to hell with it and peer out the window ever so slightly to listen more and to see well. As you peer over, you see Jess pass the wall that leads to the doorway and a woman, no a couple women shoving her toward the door. They have machine guns. As time is running out before they search the room, you have to make up your mind. You have a knife and a flash light, you could take the farthest woman in back out and use the gun to get rid of the others....or leave Jess.";
  text(s, 10, 20, 700, 300);
  
  text("Left Click to Sneak Away and Leave Jess", 10, 250);
  text("Right Click to Hop through window and Take Gun", 10, 280);
}
///////////////////////////PAGE 22//////////////////
void pageTwentyTwo()
{
  //Background
  background(5);
  String s = "Waiting for the Jess and the armed woman to pass, you hop out of the window. You slide down a hill and look back. They have just entered the room. As you turn around to start heading towards the beach, you hear a scream, a shot, and then nothing. You make it to the beach and find a boat and escape";
  text(s, 10, 20, 700, 300);
  
  text("YOU HAVE WON. BUT AT WHAT COST", 10, 230);
  text("Left Click to Restart", 10, 250);
  text("Right Click to Restart", 10, 280);
}
///////////////////////////PAGE 23//////////////////
void pageTwentyThree()
{
  //Background
  background(5);
  String s = "You need to save Jess from these woman. You muster up all the anger and rage you can. You hop over the window ledge, take your knife out. Silently you move in back of the last woman in the line, you slice her jugular but lets out a whimper that alerts Jess and the last woman. You start firing the gun as she does the same. Using the dead woman’s body as cover you begin to back up. Doing so, you trip and fall backwards. Your gun fires upwards and you feel your legs leave your body. You’ve been hit by the woman. She stands over you with Jess. She takes your knife and gun. She looks at the knife and kills Jess. She bends down and stabs you in the hand that once held the gun. You scream in agony. She leans in closer to you and whispers. I’m going to enjoy eating you and your friend here. But I’m going to make you watch me eat her first.";
  text(s, 10, 20, 700, 300);
  
  text("YOU ARE DEAD - GAME OVER", 10, 230);
  text("Left Click to Restart", 10, 250);
  text("Right Click to Restart", 10, 280);
}
///////////////////////////PAGE 24//////////////////
void pageTwentyFour()
{
  //Background
  background(5);
  String s = "You peer over the windows ledge. You see Jess. A friend and a crew of the expedition. She is being pushed forward by a woman holding a machine gun. You have a knife and a flashlight. ";
  text(s, 10, 20, 700, 300);
  
  text("Left Click to Kill Woman", 10, 250);
  text("Right Click to Sneak Away", 10, 280);
}
///////////////////////////PAGE 25//////////////////
void pageTwentyFive()
{
  //Background
  background(5);
  String s = "You hop out of the window. You begin to sneak up behind the woman shoving Jess. With one swoop, you take your knife and stab the woman through the neck. Her gun goes off and nicks Jess's arm. She screams. Just another add on to the gunfire noise you started only seconds ago. Jess Hugs you and you hug her. She tells you there is a boat out of here at the beach just north of here.";
  text(s, 10, 20, 700, 300);
  
  text("YOU HAVE WON", 10, 230);
  text("Left Click to Restart", 10, 250);
  text("Right Click to Restart", 10, 280);
}
///////////////////////////PAGE 26//////////////////
void pageTwentySix()
{
  //Background
  background(5);
  String s = "You turn on the Flashlight and enter the Doorway in front of you. You enter cautiously. The flashlight illuminates a hallway that has been overrun by moss and is riddled with broken ancient pottery. While proceeding down the mossy hallway. You come across a symbol on the hallways wall, but it’s covered up by the moss. You tear the moss off and aim your flashlight. A Bird. The end of the hallway is yet to be seen. (If there even is one.)";
  text(s, 10, 20, 700, 300);
  
  text("Left Click to keep going down Bird Hallway", 10, 250);
  text("Right Click to go back to Lit Door", 10, 280);
}
///////////////////////////PAGE 27//////////////////
void pageTwentySeven()
{
  //Background
  background(5);
  String s = "As you proceed down the Bird Symbol hallway you come across a pedestal. Atop the pedestal lies a bird’s carcass. With no sign of an exit or another path yet; you move forward. Little bones are scattered through the hallway now. “More dead birds?” You ask yourself. Your flashlight makes out an ending to the hallway. You arrive there and it turns left.";
  text(s, 10, 20, 700, 300);
  
  text("Left Click to keep going down the Bird Hallway", 10, 250);
  text("Right Click to go back to Lit Door", 10, 280);
}
///////////////////////////PAGE 28//////////////////
void pageTwentyEight()
{
  //Background
  background(5);
  String s = "Flashlight and Knife still in hand you arrive at the corner. Crunch, Crunch, Crunch. You look down as see that there are more bones than moss in this hallway. You see light at the end of this hallway. Another symbol is on the wall of this corner. You flash your light over it. A Bird and a Sun. It could mean a way out. It could mean something else. ";
  text(s, 10, 20, 700, 300);
  
  text("Left Click to keep going Towards Light", 10, 250);
  text("Right Click to go back to Lit Door", 10, 280);
}
///////////////////////////PAGE 29//////////////////
void pageTwentyNine()
{
  //Background
  background(5);
  String s = "You go towards the light, flashlight in hand aiming forward; you flood the hallway with light. The Moss is disappearing underneath the bone littered hallway but the light at the end is in sight and only a couple of feet away. You are having trouble walking among the remains of the ancient deceased. You begin to step heavily and slowly through what now seem like a foot of ligaments of small animals and other bones you don’t have time to identify correctly nor do you want to. You start to speed up towards the door. As you hustle through the decaying calcium and marrow, your left leg sinks down and you here a rumble behind you. A wall erupts from the bones 10 feet behind you. With your Left leg deep into the pile of bird skulls, you cannot stop it. You find yourself sinking further, this time; your whole body is sinking. Skeletons start to swirl around you as descend into the unknown and the light you once saw fades. You are rushing down a shoot of some kind. You begin to see light dipping in an out of the shoot ahead of you. Looks like moonlight. You pass a pocket where moonlight is protruding. You barely make out anything and see only moonlight through the clouds. There are more pockets coming up.";
  text(s, 10, 20, 700, 300);
  
  text("Left Click to Grab Pocket", 10, 250);
  text("Right Click to Slide Down Shoot", 10, 280);
}
///////////////////////////PAGE 30//////////////////
void pageThirty()
{
  //Background
  background(5);
  String s = "You are going fast down the shoot but manage to grab on to the next pockets ledge. CRACK. Your left arm has been dislocated by the velocity from the shoot. You pull yourself by sheer willpower to the pocket and pier out its window like structure for a better look. You are on an Island of some sort. You see the beach and a boat docked with its lights on. Above you, a tower of some sort but it seems to be non-accessible by climbing and you are in no condition to climb that. Below you, about ten feet is a cliff edge. You might be able to make the jump onto the Cliffside or you could climb up to the next pocket.";
  text(s, 10, 20, 700, 300);
  
  text("Left Click to Jump to Cliff", 10, 250);
  text("Right Click to Climb Up to Further up Pocket", 10, 280);
}
///////////////////////////PAGE 31//////////////////
void pageThirtyOne()
{
  //Background
  background(5);
  String s = "You slide down the shoot and begin to regret not grabbing onto anything. The end of the shoot in sight and too late for you to make any saving grace Decisions you see a ravine of bones now clearly visible from the moonlight. A ravine full of bones. You fall into the ravine and scream in the split second agony of imminent death as you feel sharp stabs all over your body. You turn your head and realize you aren’t the only human among the bird bones in the ravine. A human corpse almost fresh lies next to you pierced all over just as you are now. They are wearing a scuba suit just like yours. But most of their flesh doesn’t remain. You drift apart from your body as death welcomes you to his realm.";
  text(s, 10, 20, 700, 300);
  
  text("YOU ARE DEAD - GAME OVER", 10, 230);
  text("Left Click to Restart", 10, 250);
  text("Right Click to Restart", 10, 280);
}
///////////////////////////PAGE 32//////////////////
void pageThirtyTwo()
{
  //Background
  background(5);
  String s = "You take out your knife as it might help you stick the landing and jump. You hit the barely hit the edge of the Cliffside and begin to slip. Your knife is the only thing keeping you on the Cliffside. Your body now dangles over the cliffs edge being held by the only arm you have left. ";
  text(s, 10, 20, 700, 300);
  
  text("Left Click to try and pull self up", 10, 250);
  text("Right Click to Scream", 10, 280);
}
///////////////////////////PAGE 33//////////////////
void pageThirtyThree()
{
  //Background
  background(5);
  String s = "You managed to climb up to the next pocket. You are now above the cliff and nowhere near the edge. But it is about a 15 foot drop. Down the shoot is clearly not an option";
  text(s, 10, 20, 700, 300);
  
  text("Left Click to jump from here", 10, 250);
  text("Right Click to attempt next pocket up to get back to the hallway", 10, 280);
}
///////////////////////////PAGE 34//////////////////
void pageThirtyFour()
{
  //Background
  background(5);
  String s = "As you try and pull yourself up. The knife begins to wiggle too much. As you struggle to find any footing on the Cliffside, you fall. You see the moonlight pierce through the clouds for the last time. ";
  text(s, 10, 20, 700, 300);
  
  text("YOU ARE DEAD - GAME OVER", 10, 230);
  text("Left Click to Restart", 10, 250);
  text("Right Click to Restart", 10, 280);
}
///////////////////////////PAGE 35//////////////////
void pageThirtyFive()
{
  //Background
  background(5);
  String s = "You Scream for Your Life once again. Just as the knife is about to give, a hand grabs you. Its a beautiful woman, but she’s stronger than she looks. You catch your breath and hold your dislocated arm. As you look up to ask her who she is, you get punched in the face then you feel a sharp pain in your chest. Its your knife. The woman has stabbed you. You ask her why she helped you only to do this. She leans down close to you and looks directly into your eyes while grabbing the knife and rotating and changing the position of it. I didn’t want to waste good meat. She pulls the knife out and slits your throat. ";
  text(s, 10, 20, 700, 300);
  
  text("YOU ARE DEAD - GAME OVER", 10, 230);
  text("Left Click to Restart", 10, 250);
  text("Right Click to Restart", 10, 280);
}
///////////////////////////PAGE 36//////////////////
void pageThirtySix()
{ 
 //Background
  background(5);
  String s = "You Attempt a second Climb but fall back and you slide down the shoot and begin to regret the second attempt with a dislocated arm. The end of the shoot in sight and too late for you to make any saving grace Decisions you see a ravine of bones now clearly visible from the moonlight. A ravine full of bones. You fall into the ravine and scream in the split second agony of imminent death as you feel sharp stabs all over your body. You turn your head and realize you aren’t the only human among the bird bones in the ravine. A human corpse almost fresh lies next to you pierced all over just as you are now. They are wearing a scuba suit just like yours. But most of their flesh doesn’t remain. You drift apart from your body as death welcomes you to his realm ";
  text(s, 10, 20, 700, 300);
  
  text("YOU ARE DEAD - GAME OVER", 10, 230);
  text("Left Click to Restart", 10, 250);
  text("Right Click to Restart", 10, 280);
}
///////////////////////////PAGE 37//////////////////
void pageThirtySeven()
{
  //Background
  background(5);
  String s = "You scoot yourself inside the pocket. The Jump is about 20 or so feet. There are some rocks but mostly grass. You finally jump but land on your shoulder, breaking that completely. But you are on solid land. That is something to be grateful for. You look over at the cliff you avoided just barely and spit in it declaring your victory over it; but still, You are injured slowing down.";
  text(s, 10, 20, 700, 300);
  
  text("Left Click to go to boat now", 10, 250);
  text("Right Click to Wait till morning", 10, 280);
}
///////////////////////////PAGE 38//////////////////
void pageThirtyEight()
{
  //Background
  background(5);
  String s = "You trek through the islands jungle and get to the boat. No one is there. You start up the engines and leave.";
  text(s, 10, 20, 700, 300);
  
  
  text("YOU HAVE WON", 10, 230);
  text("Left Click to Restart", 10, 250);
  text("Right Click to Restart", 10, 280);
}
///////////////////////////PAGE 39//////////////////
void pageThirtyNine()
{
  //Background
  background(5);
  String s = "You make your way towards the beach but stop about 30 feet before it. You find a nice little area to blanket yourself overnight with foliage and rocks covering you. You awake to the sounds of gun fire about a foot away from you and dogs barking. Three women appear in front of you. One of them leans down and speaks. We heard you activate the shoot. When we didn’t see you next to your friend in the pit, we figured you must be alive somewhere. We never figured you would be this close. The dogs continue to bark and the two woman look at you as if they are going to kill you and grill you. The woman speaks again. We are glad you didn’t go into the pit. That would have been a hassle and you may have gotten rotten. You fear her meaning behind that. She looks back for a mere seconds and shouts. LOOKS LIKE BREAKFAST IS SERVED! And she stabs you in the jugular.";
  text(s, 10, 20, 700, 300);
  
  text("YOU ARE DEAD - GAME OVER", 10, 230);
  text("Left Click to Restart", 10, 250);
  text("Right Click to Restart", 10, 280);
}
///////////////////////////PAGE 40//////////////////
void pageFourty()
{
  //Background
  background(5);
  String s = "You enter the lit doorway. You turn around to make sure you left nothing behind. As you turn back towards the entrance, you ponder on how you ended up here and how you didn’t drown. You proceed on. Small candles along the walls, one on the opposite side after another, light this hallway fairly well. You might not even have to use your flashlight. You then realize these candles couldn’t have been here this whole time. That wouldn’t make any sense. You realize you are not alone. A chill goes down your spine. You clench your knife and flashlight tightly. ";
  text(s, 10, 20, 700, 300);
  
  text("Left Click to Move Forward", 10, 250);
  text("Right Click to go to Non-Lit Doorway", 10, 280);
}
///////////////////////////PAGE 41//////////////////
void pageFourtyOne()
{
  //Background
  background(5);
  String s = "Continuing past more small light sources, you come across a small gap. It’s tiny enough for you to jump across but you cannot see that far down. Wind billows within the pit and you begin to hear noises; Strange noises. The only way to the light is by leaping over this small gap. ";
  text(s, 10, 20, 700, 300);
  
  text("Left Click to Leap Over Gap", 10, 250);
  text("Right Click to go to Non-Lit Doorway", 10, 280);
}
///////////////////////////PAGE 42//////////////////
void pageFourtyTwo()
{
  //Background
  background(5);
  String s = "Just as you leap across the gap without any hassle, you slip forward, landing on your hands, and kick some small rubble ... Your knife and flashlight fall out of your hands in front of you. Your hands are a bit roughed up but it’s nothing. You begin to gather your knife and flashlight and stand up straight again. You realize you never heard the small pieces of rubble hit the ground. You think wow that must be deep. More odd noises project upwards towards you from the pit. ";
  text(s, 10, 20, 700, 300);
  
  text("Left Click to Go down the Hallway", 10, 250);
  text("Right Click to Peer Over Gap w/Flashlight", 10, 280);
}
///////////////////////////PAGE 43//////////////////
void pageFourtyThree()
{
  //Background
  background(5);
  String s = "Finally at the end of the hall you feel a sense of relief as you begin to see moonlight hitting the beginning of a staircase that heads upward. Fresh air blows through and you take a deep breath. As you exit the staircase, a step tile below you descends and you rush to move your legs as the entrance to the Hallway disappears underneath a door that was embedded within the earth. You can’t go back, but you are outside and that’s something to be thankful for. You gather your bearings. You are atop a tower-like structure. You can see everything from this angle. (Full 360) You are on an island. There is a ship docked on the beach with lights on. Could be a way off this island and back to civilization. You hear rustles in the far distance. You begin to crawl towards the edge of the tower staying as low as you can in case of being seen. You see a light coming from the forest in front of you. There is yelling and then gun shots. You fear the worst. ";
  text(s, 10, 20, 700, 300);
  
  text("Left Click to Traverse the Jungle at Night", 10, 250);
  text("Right Click to wait till Morning", 10, 280);
}
///////////////////////////PAGE 44//////////////////
void pageFourtyFour()
{
  //Background
  background(5);
  String s = "You struggle through it. You trek through the islands jungle and get to the boat. No one is there. You start it up the engines and leave.";
  text(s, 10, 20, 700, 300);
  
  text("YOU HAVE WON", 10, 230);
  text("Left Click to Restart", 10, 250);
  text("Right Click to Restart", 10, 280);
}
///////////////////////////PAGE 45//////////////////
void pageFourtyFive()
{
  //Background
  background(5);
  String s = "Tired and aching, you awake to the shouting you heard last night. This time it is right in front of you and brings with it a sharp stab that wakes you out of your silent slumber. A woman in front of you speaks slowly and assertively into your ear. “I can’t wait to taste you foreigner.” You slowly drift away as the woman retracts the knife from your chest and stabs the same spot again but with greater force than before. ";
  text(s, 10, 20, 700, 300);
  
  text("YOU ARE DEAD - GAME OVER", 10, 230);
  text("Left Click to Restart", 10, 250);
  text("Right Click to Restart", 10, 280);
}
///////////////////////////PAGE 46//////////////////
void pageFourtySix()
{
  //Background
  background(5);
  String s = "You turn on your flashlight take a deep breath. You aim the flashlight into the gap very slowly. Aiming lower and lower till the light penetrates the dark as far as it can. The gap is deep; really deep. As you turn around back towards the light at the end, your foot knocks over another small piece of rubble. You watch it go down the pit. The odd noise stops. ";
  text(s, 10, 20, 700, 300);
  
  text("Left Click to Proceed Down Hallway", 10, 250);
  text("Right Click to Move a couple steps from the pit and Stop Moving", 10, 280);
}
///////////////////////////PAGE 47//////////////////
void pageFourtySeven()
{
  //Background
  background(5);
  String s = "You stop moving. You start to hear sounds coming from the pit. The room shakes every so slightly as whatever is in the pit ascends to you.";
  text(s, 10, 20, 700, 300);
  
  text("Left Click to Keep Still", 10, 250);
  text("Right Click to Run down the hall", 10, 280);
}
///////////////////////////PAGE 48//////////////////
void pageFourtyEight()
{
  //Background
  background(5);
  String s = "Finally at the end of the hall you feel a sense of relief as you begin to see moonlight hitting the beginning of a staircase that heads upward. Suddenly, you hear a horrid screech come from behind. The hall shakes as you run upward as fast as you can. Your leg is snagged from under you and you fall face first into the staircase. Mouth and forehead bleeding you know something is dragging you; something big. You turn to see a giant monster with spider like limbs and giant white eyes and jagged yellow teeth with bird bones sticking between them. It drags you back through the hallway bashing you back and forth against the walls. Seconds left before you descend into the pit with it you, you fight.";
  text(s, 10, 20, 700, 300);
  
  text("Left Click to use Flashlight and Knife", 10, 250);
  text("Right Click to try and Grab something", 10, 280);
}
///////////////////////////PAGE 49//////////////////
void pageFourtyNine()
{
  //Background
  background(5);
  String s = "Shining the light into the creatures white eyes and holding your knife as best you can with broken ribs and assured concussions, you take a swing at the creature’s limbs that are keeping you captive. The Creature gets hit and it’s blinded temporarily. It stops dragging you as you cut its arm and proceeds to bash you with its other appendages bring you up towards its face and slams you onto the ground bashing your head in. It slowly recovers from being blinded and drags you slowly from the moonlight into the darkness. ";
  text(s, 10, 20, 700, 300);
  
  text("YOU ARE DEAD - GAME OVER", 10, 230);
  text("Left Click to Restart", 10, 250);
  text("Right Click to Restart", 10, 280);
}
///////////////////////////PAGE 50//////////////////
void pageFifty()
{
  //Background
  background(5);
  String s = "You manage to grab onto something, but your leg is bleeding a lot and this monster whatever it is, is not giving up";
  text(s, 10, 20, 700, 300);
  
  text("Left Click to Throw Knife", 10, 250);
  text("Right Click to Throw Flash Light", 10, 280);
}
///////////////////////////PAGE 51//////////////////
void pageFiftyOne()
{
  //Background
  background(5);
  String s = "You throw the knife at it in a flurry but it is for naught: this just makes the creature even more violent. It proceeds to rip off your leg and beat you senseless until your body is moosh.";
  text(s, 10, 20, 700, 300);
  
  text("YOU ARE DEAD - GAME OVER", 10, 230);
  text("Left Click to Restart", 10, 250);
  text("Right Click to Restart", 10, 280);
}
///////////////////////////PAGE 52//////////////////
void pageFiftyTwo()
{
  //Background
  background(5);
  String s = "You throw the flashlight at the creature which blinds it temporarily, just enough time to get free the creature is still recovering from its eyes being hurt by the light. ";
  text(s, 10, 20, 700, 300);
  
  text("Left Throw Knife", 10, 250);
  text("Right Click to Run", 10, 280);
}
///////////////////////////PAGE 53//////////////////
void pageFiftyThree()
{
  //Background
  background(5);
  String s = "You throw the knife at its head. It screeches in agony. You rush towards it, take out your knife and keep stabbing it. The creature fights back and knocks your leg against a wall and breaks it. You stab it more times than this monster could harm you. It slowly dies. You’ve put up a tremendous effort, but at some loss. Your Leg is broken from the impact. But at least you’re alive. ";
  text(s, 10, 20, 700, 300);
  
  text("YOU HAVE WON", 10, 230);
  text("Left Click to Restart", 10, 250);
  text("Right Click to Restart", 10, 280);
}
///////////////////////////PAGE 54//////////////////
void pageFiftyFour()
{
  //Background
  background(5);
  String s = "You start running as fast as you possibly can. Turning the corners and using the walls as springs to rush through. The hall shakes and the screeches get louder. You need to get out. You see the exit: filled with moonlight and the cold. As you exit the staircase, you feel your leg being pushed up from underneath you. You are flung onto a hill near the exit. The creature approaches you with its mouth wide open, ready to beat and play with you: its food. The monster raises his appendage up and brings it down hard into your leg as you scream in anger and fear. You begin to scream. From out of nowhere woman with machine guns come out of the blackness of the jungle and wage war with this monster. It dislikes you now they have made them a more interesting selection of dinner choices.  ";
  text(s, 10, 20, 700, 300);
  
  text("YOU HAVE WON", 10, 230);
  text("Left Click to Restart", 10, 250);
  text("Right Click to Restart", 10, 280);
}
///////////////////////////PAGE 55//////////////////
void pageFiftyFive()
{
  //Background
  background(5);
  String s = "You keep still longer. The Noise has intensified and the shaking of the room has engulfed the whole hallway. From out of the pit comes a giant monster with spider-like limbs and giant white eyes and jagged yellow teeth with bird bones sticking between them. It begins to hiss loudly. It’s looking for something. You.";
  text(s, 10, 20, 700, 300);
  
  text("Left Click to Keep Still", 10, 250);
  text("Right Click to Lunge at its Head", 10, 280);
}
///////////////////////////PAGE 56//////////////////
void pageFiftySix()
{
  //Background
  background(5);
  String s = "You start running as fast as you possibly can. Turning the corners and using the walls as springs to rush through. The hall shakes and the screeches get louder. You need to get out. But the creature is too fast It comes up behind you and sweeps your legs from under you. It hisses again as it is about to end you.";
  text(s, 10, 20, 700, 300);
  
  text("YOU ARE DEAD - GAME OVER", 10, 230);
  text("Left Click to Restart", 10, 250);
  text("Right Click to Restart", 10, 280);
}
///////////////////////////PAGE 57//////////////////
void pageFiftySeven()
{
  //Background
  background(5);
  String s = "You Keep still. You and the Monster both hear gun shots come from the end of the hall. The Monster Rushes towards the sounds of the guns. You begin to hear screams and more gun fire. You may infer that the monster has taken care of the people who were here. You take a deep breath and sigh in relief. You have survived the monster. You begin to exit cautiously from the Hallway. You then start to hear little clutter noises from the pit again. The sounds are already behind you. You turn around to see seven little monsters. They all hiss together in the most excruciating harmonization. They attack you from all sides and devour you bones.";
  text(s, 10, 20, 700, 300);
  
  text("YOU ARE DEAD - GAME OVER", 10, 230);
  text("Left Click to Restart", 10, 250);
  text("Right Click to Restart", 10, 280);
}
///////////////////////////PAGE 58//////////////////
void pageFiftyEight()
{
  //Background
  background(5);
  String s = "You Lunge at the monster with all your might. It screeches in agony. You rush towards it again, take out your knife and keep stabbing it. The creature fights tries to fight back but the its brain has been destroyed already. Sigh of relief falling over you, you proceed on. On through this horrible hallway. Finally at the end of the hall you feel a sense of relief as you begin to see moonlight hitting the beginning of a staircase that heads upward. Fresh air blows through and you take a deep breath. As you exit the staircase, a step tile below you descends and you rush to move your legs as the entrance to the Bird and Sun Hallway disappears underneath a door that was embedded within the earth. You can’t go back, but you are outside and that’s something to be thankful for. You gather your bearings. You are atop a tower like structure. You can see everything from this angle. (Full 360) You are on an island. There is a ship docked on the beach with lights on. Could be a way off this island and back to civilization. You hear rustles in the far distance. You begin to crawl towards the edge of the tower staying as low as you can in case of being seen. You see a light coming from the forest in front of you. There is yelling and then gun shots. You fear the worst.  ";
  text(s, 10, 20, 700, 300);
  
  text("Left Click to Leave the Tower Now", 10, 250);
  text("Right Click to Wait till Morning", 10, 280);
}
///////////////////////////PAGE 59//////////////////
void pageFiftyNine()
{
  //Background
  background(5);
  String s = "You leave the tower now and arrive on the beach within a half hour or so. No one is around. Which makes you worry and happy all at the same time. Maybe these people are dealing with more of those monsters. You say to hell with that and hop on the boat and leave this retched place behind.";
  text(s, 10, 20, 700, 300);
  
  text("YOU HAVE WON", 10, 230);
  text("Left Click to Restart", 10, 250);
  text("Right Click to Restart", 10, 280);
}
///////////////////////////PAGE 60//////////////////
void pageSixty()
{
  //Background
  background(5);
  String s = "Tired and aching, you awake to the shouting you heard last night. This time it is right in front of you and brings with it a sharp stab that wakes you out of your silent slumber. A woman in front of you speaks slowly and assertively into your ear. “I can’t wait to taste you foreigner.” You slowly drift away as the woman retracts the knife from your chest and stabs the same spot again but with greater force than before.  ";
  text(s, 10, 20, 700, 300);
  
  text("YOU ARE DEAD - GAME OVER", 10, 230);
  text("Left Click to Restart", 10, 250);
  text("Right Click to Restart", 10, 280);
}
///////////////////////////PAGE 61//////////////////
void pageSixtyOne()
{
  //Background
  background(5);
  String s = "As the light flickers more rapidly, the shark continues to come toward you. You stab it directly in the head. Its jaws being taller than your arm length take your arm holding the flash light. You continue to stab and kill it. Blood fills the room and visibility becomes horribly dark. The flashlight is nowhere to be found as you attempt to search the hallways floor. You feel a rush past you. You feel the flashlight finally and you turn it on. Two more sharks appear from the flickery blood bath you are now in and they rip you apart. ";
  text(s, 10, 20, 700, 300);
  
  text("YOU ARE DEAD - GAME OVER", 10, 230);
  text("Left Click to Restart", 10, 250);
  text("Right Click to Restart", 10, 280);
}
///////////////////////////PAGE 62//////////////////
void pageSixtyTwo()
{
  //Background
  background(5);
  String s = "You swim as fast as you can down the hall but it is all for naught. The blood trail from Clark has alerted a pack of sharks to you and they maul you viciously. You took more than one shark with you to hell but the blood loss is to much. Your body is now a part of Davy Jones locker.";
  text(s, 10, 20, 700, 300);
  
  text("YOU ARE DEAD - GAME OVER", 10, 230);
  text("Left Click to Restart", 10, 250);
  text("Right Click to Restart", 10, 280);
}
